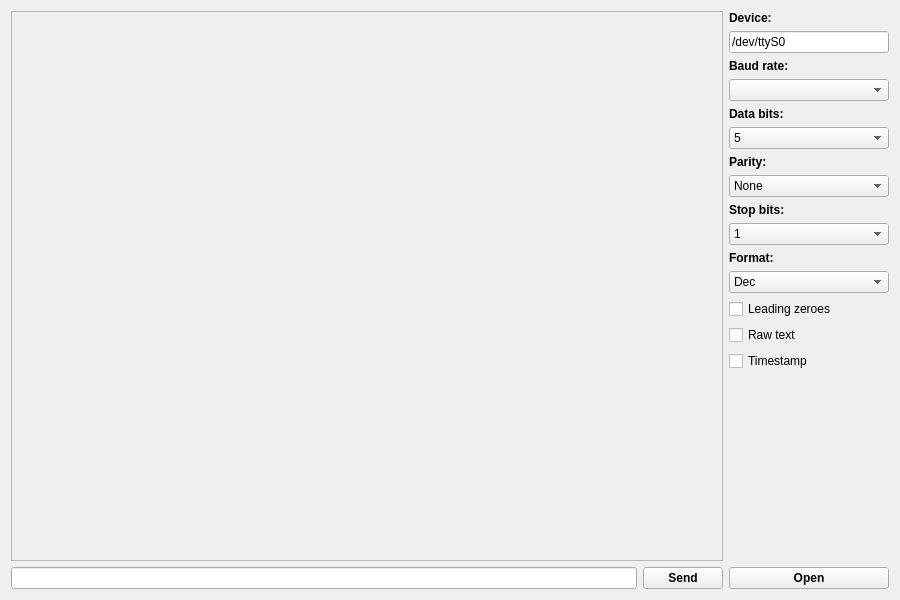
<?xml version="1.0" encoding="UTF-8"?>
<ui version="4.0">
 <class>Dialog</class>
 <widget class="QDialog" name="Dialog">
  <property name="geometry">
   <rect>
    <x>0</x>
    <y>0</y>
    <width>900</width>
    <height>600</height>
   </rect>
  </property>
  <property name="windowTitle">
   <string>BSC debugger - 1.1.1</string>
  </property>
  <layout class="QGridLayout" name="gridLayout">
   <item row="0" column="0" rowspan="17">
    <layout class="QVBoxLayout" name="verticalLayout_2">
     <property name="sizeConstraint">
      <enum>QLayout::SetMaximumSize</enum>
     </property>
     <item>
      <widget class="QTextEdit" name="textEditTraffic">
       <property name="enabled">
        <bool>false</bool>
       </property>
      </widget>
     </item>
     <item>
      <layout class="QHBoxLayout" name="horizontalLayout">
       <item>
        <widget class="QLineEdit" name="lineEditData"/>
       </item>
       <item>
        <widget class="QPushButton" name="pushButtonSend">
         <property name="font">
          <font>
           <weight>75</weight>
           <bold>true</bold>
          </font>
         </property>
         <property name="text">
          <string>Send</string>
         </property>
         <property name="autoDefault">
          <bool>false</bool>
         </property>
        </widget>
       </item>
      </layout>
     </item>
    </layout>
   </item>
   <item row="0" column="1">
    <widget class="QLabel" name="labelDevice">
     <property name="font">
      <font>
       <weight>75</weight>
       <bold>true</bold>
      </font>
     </property>
     <property name="text">
      <string>Device:</string>
     </property>
    </widget>
   </item>
   <item row="1" column="1">
    <widget class="QLineEdit" name="lineEditDevice">
     <property name="minimumSize">
      <size>
       <width>160</width>
       <height>0</height>
      </size>
     </property>
     <property name="maximumSize">
      <size>
       <width>160</width>
       <height>16777215</height>
      </size>
     </property>
     <property name="text">
      <string>/dev/ttyS0</string>
     </property>
    </widget>
   </item>
   <item row="2" column="1">
    <widget class="QLabel" name="labelBaudRate">
     <property name="font">
      <font>
       <weight>75</weight>
       <bold>true</bold>
      </font>
     </property>
     <property name="text">
      <string>Baud rate:</string>
     </property>
    </widget>
   </item>
   <item row="3" column="1">
    <widget class="QComboBox" name="comboBoxBaudRate"/>
   </item>
   <item row="15" column="1">
    <spacer name="verticalSpacer">
     <property name="orientation">
      <enum>Qt::Vertical</enum>
     </property>
     <property name="sizeHint" stdset="0">
      <size>
       <width>20</width>
       <height>70</height>
      </size>
     </property>
    </spacer>
   </item>
   <item row="4" column="1">
    <widget class="QLabel" name="labelDataBits">
     <property name="font">
      <font>
       <weight>75</weight>
       <bold>true</bold>
      </font>
     </property>
     <property name="text">
      <string>Data bits:</string>
     </property>
    </widget>
   </item>
   <item row="5" column="1">
    <widget class="QComboBox" name="comboBoxDataBits">
     <item>
      <property name="text">
       <string>5</string>
      </property>
     </item>
     <item>
      <property name="text">
       <string>6</string>
      </property>
     </item>
     <item>
      <property name="text">
       <string>7</string>
      </property>
     </item>
     <item>
      <property name="text">
       <string>8</string>
      </property>
     </item>
    </widget>
   </item>
   <item row="6" column="1">
    <widget class="QLabel" name="labelParity">
     <property name="font">
      <font>
       <weight>75</weight>
       <bold>true</bold>
      </font>
     </property>
     <property name="text">
      <string>Parity:</string>
     </property>
    </widget>
   </item>
   <item row="7" column="1">
    <widget class="QComboBox" name="comboBoxParity">
     <item>
      <property name="text">
       <string>None</string>
      </property>
     </item>
     <item>
      <property name="text">
       <string>Even</string>
      </property>
     </item>
     <item>
      <property name="text">
       <string>Odd</string>
      </property>
     </item>
     <item>
      <property name="text">
       <string>Mark</string>
      </property>
     </item>
     <item>
      <property name="text">
       <string>Space</string>
      </property>
     </item>
    </widget>
   </item>
   <item row="8" column="1">
    <widget class="QLabel" name="labelStopBits">
     <property name="font">
      <font>
       <weight>75</weight>
       <bold>true</bold>
      </font>
     </property>
     <property name="text">
      <string>Stop bits:</string>
     </property>
    </widget>
   </item>
   <item row="9" column="1">
    <widget class="QComboBox" name="comboBoxStopBits">
     <item>
      <property name="text">
       <string>1</string>
      </property>
     </item>
     <item>
      <property name="text">
       <string>1.5</string>
      </property>
     </item>
     <item>
      <property name="text">
       <string>2</string>
      </property>
     </item>
    </widget>
   </item>
   <item row="10" column="1">
    <widget class="QLabel" name="labelFormat">
     <property name="font">
      <font>
       <weight>75</weight>
       <bold>true</bold>
      </font>
     </property>
     <property name="text">
      <string>Format:</string>
     </property>
    </widget>
   </item>
   <item row="11" column="1">
    <widget class="QComboBox" name="comboBoxFormat">
     <property name="minimumSize">
      <size>
       <width>160</width>
       <height>0</height>
      </size>
     </property>
     <property name="maximumSize">
      <size>
       <width>160</width>
       <height>16777215</height>
      </size>
     </property>
     <property name="currentIndex">
      <number>2</number>
     </property>
     <item>
      <property name="text">
       <string>Bin</string>
      </property>
     </item>
     <item>
      <property name="text">
       <string>Oct</string>
      </property>
     </item>
     <item>
      <property name="text">
       <string>Dec</string>
      </property>
     </item>
     <item>
      <property name="text">
       <string>Hex</string>
      </property>
     </item>
    </widget>
   </item>
   <item row="12" column="1">
    <widget class="QCheckBox" name="checkBoxLeadingZeroes">
     <property name="text">
      <string>Leading zeroes</string>
     </property>
    </widget>
   </item>
   <item row="13" column="1">
    <widget class="QCheckBox" name="checkBoxRawText">
     <property name="text">
      <string>Raw text</string>
     </property>
    </widget>
   </item>
   <item row="14" column="1">
    <widget class="QCheckBox" name="checkBoxTimestamp">
     <property name="text">
      <string>Timestamp</string>
     </property>
    </widget>
   </item>
   <item row="16" column="1">
    <widget class="QPushButton" name="pushButtonOpenClose">
     <property name="font">
      <font>
       <weight>75</weight>
       <bold>true</bold>
      </font>
     </property>
     <property name="text">
      <string>Open</string>
     </property>
     <property name="autoDefault">
      <bool>false</bool>
     </property>
    </widget>
   </item>
  </layout>
 </widget>
 <tabstops>
  <tabstop>lineEditDevice</tabstop>
  <tabstop>lineEditData</tabstop>
  <tabstop>pushButtonSend</tabstop>
  <tabstop>comboBoxFormat</tabstop>
  <tabstop>checkBoxTimestamp</tabstop>
  <tabstop>textEditTraffic</tabstop>
 </tabstops>
 <resources/>
 <connections/>
</ui>
